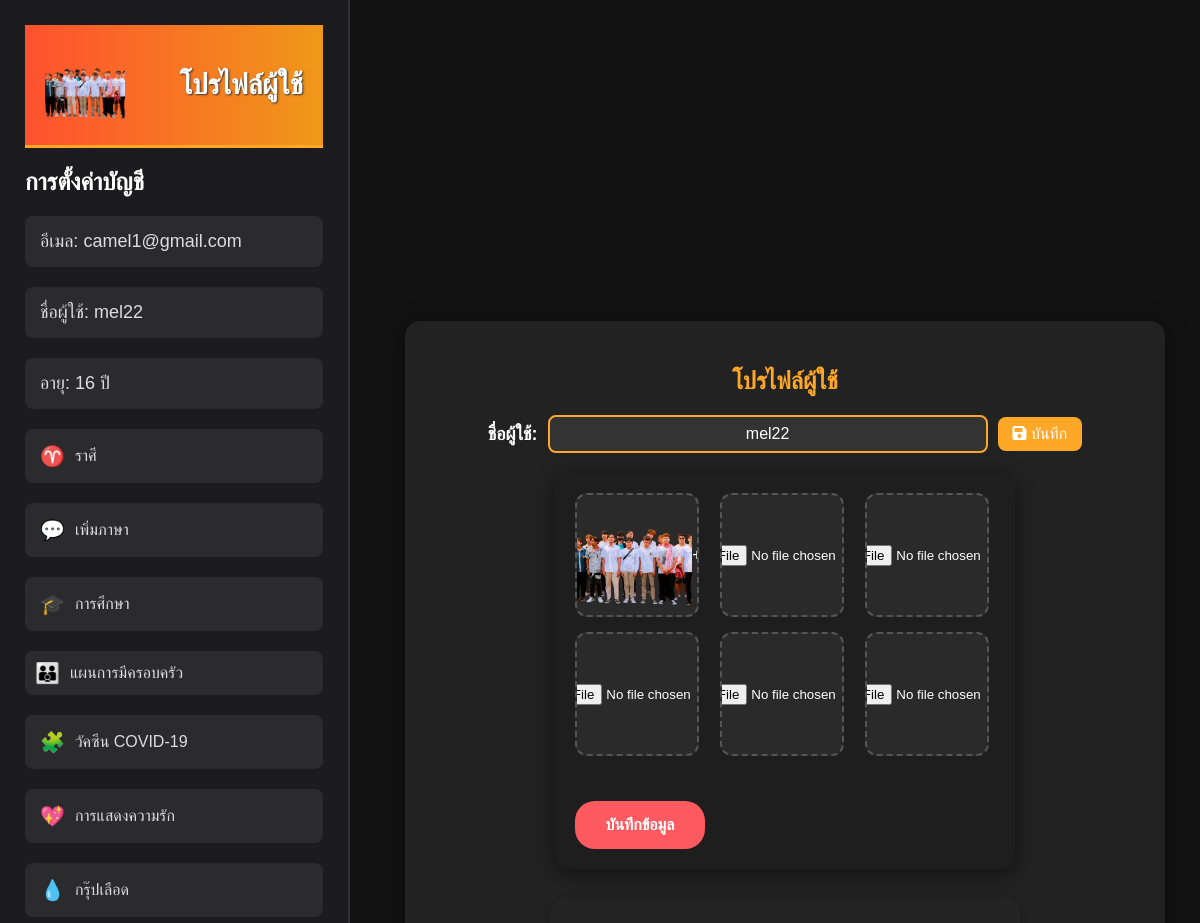
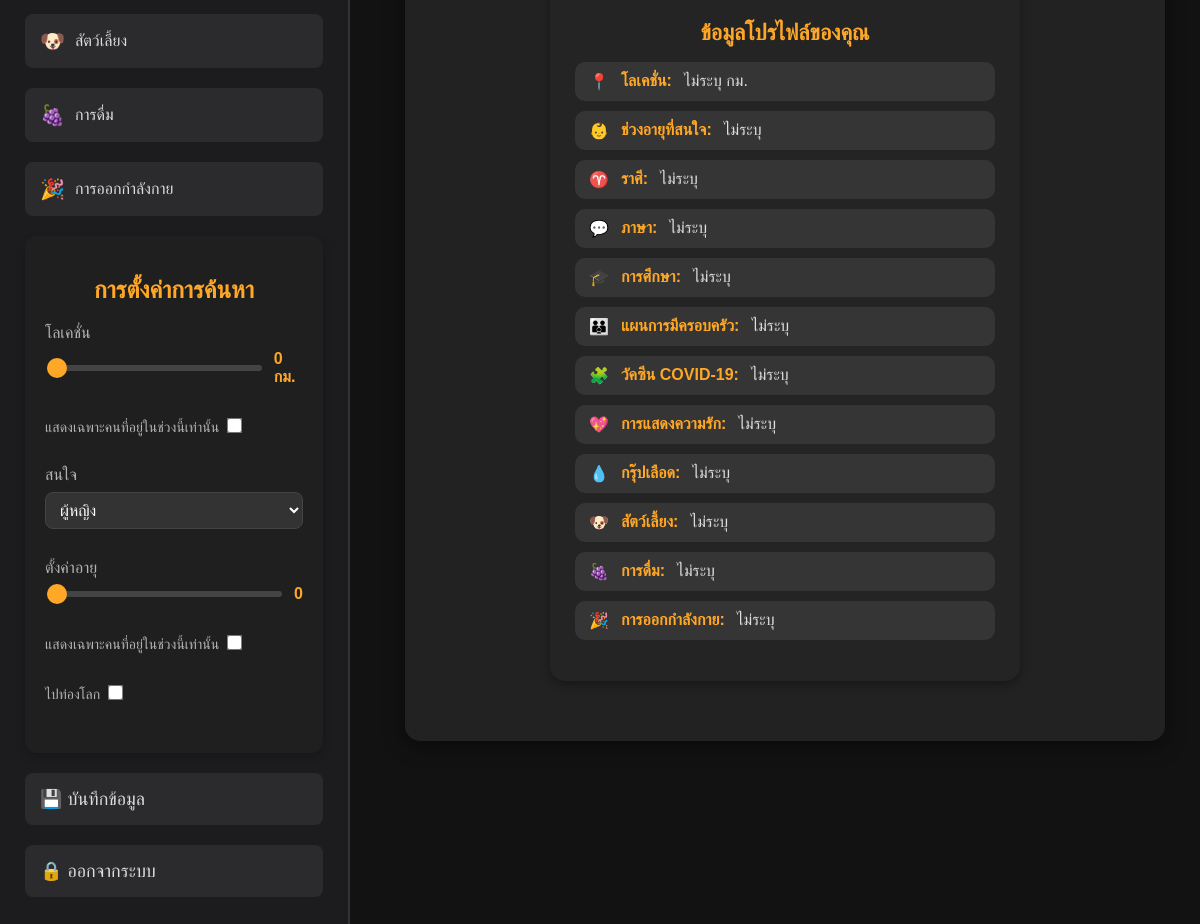
/match_edit.php (signed in), run on the app's committed database (2 pictures, top to bottom).
### tables this page shows
CREATE TABLE `users` (
  `id` int(11) NOT NULL,
  `username` varchar(255) NOT NULL,
  `password` varchar(255) NOT NULL,
  `email` varchar(255) NOT NULL,
  `created_at` timestamp NOT NULL DEFAULT current_timestamp()
);

CREATE TABLE `profile1` (
  `id` int(11) NOT NULL,
  `name` varchar(100) NOT NULL,
  `email` varchar(100) NOT NULL,
  `dob` date NOT NULL,
  `gender` enum('male','female','other') NOT NULL,
  `interest` enum('male','female','any') NOT NULL,
  `profile_pictures` text DEFAULT NULL,
  `profile_main` varchar(255) DEFAULT NULL,
  `created_at` timestamp NOT NULL DEFAULT current_timestamp(),
  `password` varchar(255) NOT NULL,
  `phone` varchar(15) DEFAULT NULL
);

### match_edit.php (the view, shortened to what this page needs)
<?php
try {
    $conn = getDatabaseConnection();
    $user_id = $_SESSION['user_id'];
    $sql = "
        SELECT
            u.username AS username,
            u.email AS user_email,
            p.dob,
            p.gender,
            p.interest,
            p.profile_pictures
        FROM users u
        LEFT JOIN profile1 p ON u.email = p.email
        WHERE u.id = ?
    ";
    $stmt = $conn->prepare($sql);
    $stmt->bind_param("i", $user_id);
    $stmt->execute();
    $result = $stmt->get_result();
    $profile1 = $result->num_rows > 0 ? $result->fetch_assoc() : [
        'username' => 'ไม่ระบุ',
        'user_email' => 'ไม่ระบุ',
        'dob' => null,
        'gender' => 'ไม่ระบุ',
        'interest' => 'ไม่ระบุ',
        'profile_pictures' => 'default_profile.jpg',
    ];
    $sql_match = "SELECT * FROM `match` WHERE user_id = ?";
    $stmt_match = $conn->prepare($sql_match);
    $stmt_match->bind_param("i", $user_id);
    $stmt_match->execute();
    $result_match = $stmt_match->get_result();
    $match_data = $result_match->num_rows > 0 ? $result_match->fetch_assoc() : [];
    $upload_path = "";
    $profile_picture = $profile1['profile_pictures'] ?? 'default_profile.jpg';
    $profile_picture_url = file_exists(__DIR__ . '/' . $upload_path . $profile_picture)
        ? $upload_path . $profile_picture
        : $upload_path . 'default_profile.jpg';
    $age = isset($profile1['dob']) && $profile1['dob'] !== null
        ? (date('Y') - date('Y', strtotime($profile1['dob'])))
        : 'ไม่ทราบอายุ';
} catch (Exception $e) {
    echo "<p style='color: red; text-align: center;'>เกิดข้อผิดพลาด: " . htmlspecialchars($e->getMessage()) . "</p>";
    exit();
}
?>
<!DOCTYPE html>
<html lang="th">
<head>
    <link rel="stylesheet" href="https://cdnjs.cloudflare.com/ajax/libs/font-awesome/6.0.0-beta3/css/all.min.css">
</head>
<body>
<div class="main-container">
    <div class="sidebar">
        <div class="header">
            <div class="profile-icon">
                <img src="<?= htmlspecialchars($profile_picture_url) ?>" alt="User Profile Image" class="profile-image">
            </div>
            <div class="name">โปรไฟล์ผู้ใช้</div>
        </div>
        <h2>การตั้งค่าบัญชี</h2>
    <div class="scroller">
        <div class="sidebar-item">อีเมล: <?= htmlspecialchars($profile1['user_email'] ?? 'ไม่มีข้อมูล') ?></div>
        <div class="sidebar-item">ชื่อผู้ใช้: <?= htmlspecialchars($profile1['username'] ?? 'ไม่มีข้อมูล') ?></div>
        <div class="sidebar-item">อายุ: <?= htmlspecialchars($age) ?> ปี</div>
<div class="sidebar-item" id="openZodiacBtn">
    <span class="sidebar-icon">♈</span>
    <span class="sidebar-label">ราศี</span>
</div>
<div class="sidebar-item" id="openLanguageMenu">
    <span class="sidebar-icon">💬</span>
    <span class="sidebar-label">เพิ่มภาษา</span>
</div>
<div class="sidebar-item" id="openEducationMenu">
    <span class="sidebar-icon">🎓</span>
    <span class="sidebar-label">การศึกษา</span>
</div>
<div class="sidebar-item" id="openFamilyPlanMenu">
    <span class="sidebar-icon">👪</span>
    <span class="sidebar-label">แผนการมีครอบครัว</span>
</div>
<div class="sidebar-item" id="openVaccineMenu">
    <span class="sidebar-icon">🧩</span>
    <span class="sidebar-label">วัคซีน COVID-19</span>
</div>
<div class="sidebar-item" id="openLoveExpressionMenu">
    <span class="sidebar-icon">💖</span>
    <span class="sidebar-label">การแสดงความรัก</span>
</div>
<div class="sidebar-item" id="openBloodTypeMenu">
    <span class="sidebar-icon">💧</span>
    <span class="sidebar-label">กรุ๊ปเลือด</span>
</div>
<div class="sidebar-item" id="openPetMenu">
    <span class="sidebar-icon">🐶</span>
    <span class="sidebar-label">สัตว์เลี้ยง</span>
</div>
<div class="sidebar-item" id="openDrinkMenu">
    <span class="sidebar-icon">🍇</span>
    <span class="sidebar-label">การดื่ม</span>
</div>
<div class="sidebar-item" id="openExerciseMenu">
    <span class="sidebar-icon">🎉</span>
    <span class="sidebar-label">การออกกำลังกาย</span>
</div>
<div class="search-settings">
    <h2>การตั้งค่าการค้นหา</h2>
    <div class="setting-item">
    <label>โลเคชั่น</label>
    <div class="setting-slider">
        <input type="range" min="0" max="100" value="0" id="locationRange" oninput="updateLocationValue()">
        <span id="locationValue">0 กม.</span>
    </div>
</div>
    <div class="setting-item">
        <label>
            <span>แสดงเฉพาะคนที่อยู่ในช่วงนี้เท่านั้น</span>
            <input type="checkbox" id="showNearbyOnly">
        </label>
    </div>
    <div class="setting-item">
        <label>สนใจ</label>
        <select id="interest">
            <option value="ผู้หญิง">ผู้หญิง</option>
        </select>
    </div>
    <div class="setting-item">
    <label>ตั้งค่าอายุ</label>
    <div class="setting-slider">
        <input type="range" min="0" max="60" value="0" id="ageRange" oninput="updateAgeValue()">
        <span id="ageValue">0</span>
    </div>
</div>
    <div class="setting-item">
        <label>
            <span>แสดงเฉพาะคนที่อยู่ในช่วงนี้เท่านั้น</span>
            <input type="checkbox" id="ageNearbyOnly">
        </label>
    </div>
    <div class="setting-item">
        <label>
            <span>ไปท่องโลก</span>
            <input type="checkbox" id="travelWorld">
        </label>
    </div>
</div>
<div style="text-align: center; margin-top: 20px;">
<div class="sidebar-item" id="saveButton" style="cursor: pointer; text-align: center;">💾 บันทึกข้อมูล</div>
</div>
        <div class="sidebar-item" onclick="location.href='index.html'" style="cursor: pointer;">🔒 ออกจากระบบ</div>
    </div>
</div>
<div class="profile-container">
</head>
<body>
<div class="profile-box">
    <h1>โปรไฟล์ผู้ใช้</h1>
        <div class="edit-username-container">
            <label for="newUsername">ชื่อผู้ใช้:</label>
            <input type="text" id="newUsername" class="username-input" value="<?= htmlspecialchars($profile1['username'] ?? '') ?>">
            <button class="save-username-btn" onclick="saveNewUsername()">
                <i class="fas fa-save"></i> บันทึก
            </button>
        </div>
    <div class="image-upload-container">
    <div class="image-slot" id="imageSlot1">
        <img src="<?= htmlspecialchars($profile_picture_url) ?>" alt="รูปโปรไฟล์" class="uploaded-image" id="uploadedImage1" style="display: block;">
        <label for="fileInput1" class="add-image-label">+</label>
    </div>
    <?php for ($i = 2; $i <= 6; $i++): ?>
        <div class="image-slot" id="imageSlot<?= $i ?>">
            <input type="file" id="fileInput<?= $i ?>" class="file-input" accept="image/*" style="display: block;">
        </div>
    <?php endfor; ?>
<button class="edit-button" onclick="openEditPage()">บันทึกข้อมูล</button>
</div>
    <div class="profile-info-container">
        <h2>ข้อมูลโปรไฟล์ของคุณ</h2>
        <ul class="profile-info-list">
            <li>📍 <strong>โลเคชั่น:</strong> <?= htmlspecialchars($match_data['location'] ?? 'ไม่ระบุ') ?> กม.</li>
            <li>👶 <strong>ช่วงอายุที่สนใจ:</strong> <?= htmlspecialchars($match_data['age_range'] ?? 'ไม่ระบุ') ?></li>
            <li>♈ <strong>ราศี:</strong> <?= htmlspecialchars($match_data['zodiac'] ?? 'ไม่ระบุ') ?></li>
            <li>💬 <strong>ภาษา:</strong> <?= htmlspecialchars($match_data['languages'] ?? 'ไม่ระบุ') ?></li>
            <li>🎓 <strong>การศึกษา:</strong> <?= htmlspecialchars($match_data['education'] ?? 'ไม่ระบุ') ?></li>
            <li>👪 <strong>แผนการมีครอบครัว:</strong> <?= htmlspecialchars($match_data['family_plan'] ?? 'ไม่ระบุ') ?></li>
            <li>🧩 <strong>วัคซีน COVID-19:</strong> <?= htmlspecialchars($match_data['covid_vaccine'] ?? 'ไม่ระบุ') ?></li>
            <li>💖 <strong>การแสดงความรัก:</strong> <?= htmlspecialchars($match_data['love_expression'] ?? 'ไม่ระบุ') ?></li>
            <li>💧 <strong>กรุ๊ปเลือด:</strong> <?= htmlspecialchars($match_data['blood_type'] ?? 'ไม่ระบุ') ?></li>
            <li>🐶 <strong>สัตว์เลี้ยง:</strong> <?= htmlspecialchars($match_data['pet'] ?? 'ไม่ระบุ') ?></li>
            <li>🍇 <strong>การดื่ม:</strong> <?= htmlspecialchars($match_data['drink'] ?? 'ไม่ระบุ') ?></li>
            <li>🎉 <strong>การออกกำลังกาย:</strong> <?= htmlspecialchars($match_data['exercise'] ?? 'ไม่ระบุ') ?></li>
        </ul>
    </div>
    </div>
</div>
    </div>
</body>
</html>

### data on the page
users: profile1.profile_pictures (picture), email "camel1@gmail.com", username "mel22", profile1.dob "16"

### other printed values
$match_data['location'] "ไม่ระบุ"
$match_data['age_range'] "ไม่ระบุ"
$match_data['zodiac'] "ไม่ระบุ"
$match_data['languages'] "ไม่ระบุ"
$match_data['education'] "ไม่ระบุ"
$match_data['family_plan'] "ไม่ระบุ"
$match_data['covid_vaccine'] "ไม่ระบุ"
$match_data['love_expression'] "ไม่ระบุ"
$match_data['blood_type'] "ไม่ระบุ"
$match_data['pet'] "ไม่ระบุ"
$match_data['drink'] "ไม่ระบุ"
$match_data['exercise'] "ไม่ระบุ"
